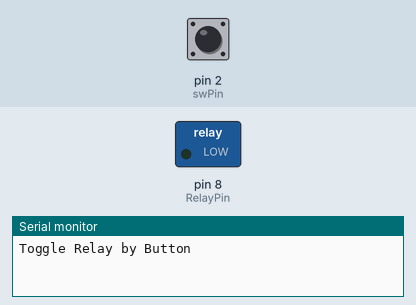
This sketch was run on a simulated Arduino Uno, built with avr-gcc and run on an emulated ATmega328P. Shown: switched loads named in the sketch (green lamp = pin HIGH), the last lines printed to the serial monitor. The inputs (shaded band) are chosen by the test bench; at power-on: pin 2 (swPin) HIGH.

Above: at 1.2 s.
1.3 s: pin 2 (swPin) pulled LOW for 0.15 s
At 2.4 s:
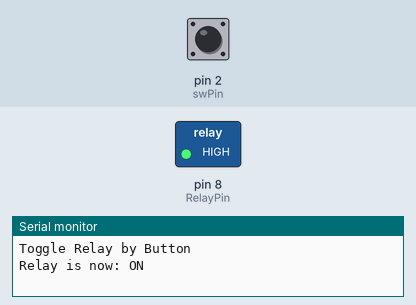
2.9 s: pin 2 (swPin) pulled LOW for 1 s
At 3.6 s:
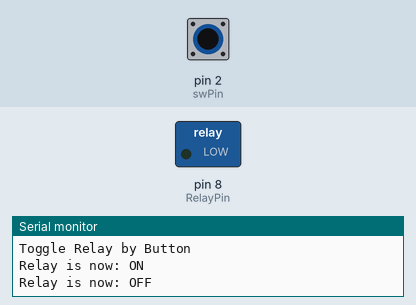
5.4 s: pin 2 (swPin) pulled LOW for 3.2 s
At 6.8 s:
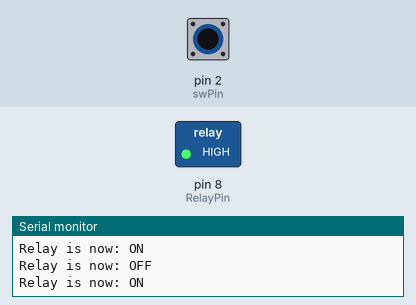
Timing chart, 0 to 8.4 s (numbered marks = the images above; inputs shaded):
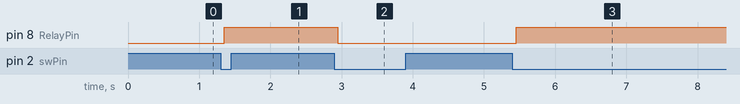

Measured:
- after the input at 1.3 s, pin 8 (RelayPin): LOW → HIGH after 0.05 s
- after the input at 2.9 s, pin 8 (RelayPin): HIGH → LOW after 0.05 s
- after the input at 5.4 s, pin 8 (RelayPin): LOW → HIGH after 0.05 s

The sketch:

SW_Relay.ino
```cpp
#define swPin 2
#define RelayPin 8
#define ledRPin 12

int buttonState = 1;        // สถานะปุ่มปัจจุบัน (เริ่มต้น HIGH เพราะใช้ INPUT_PULLUP)
int lastButtonReading = 1;  // ค่าที่อ่านได้ครั้งล่าสุด (ก่อน debounce)

int relayState = 0;          // เริ่มต้นให้รีเลย์ OFF
unsigned long lastDebounceTime = 0;
const unsigned long debounceDelay = 50;  // หน่วงกันเด้ง 50 ms

void setup() {
    pinMode(swPin,INPUT) ;
    pinMode(RelayPin,OUTPUT) ;

    digitalWrite(RelayPin,relayState); // ตั้งค่ารีเลย์เริ่มต้น (OFF)

    Serial.begin(9600);
    Serial.println("Toggle Relay by Button");

}

void loop() {
    int reading = digitalRead(swPin);

    Relay(reading) ;

}

void Relay(int reading) {
    if (reading != lastButtonReading) {
    lastDebounceTime = millis();   // จับเวลาไว้  ตั้งแต่เริ่ม ทำงาน
  }

  // ถ้าผ่านเวลา debounceDelay แล้ว สัญญาณนิ่งแล้ว
  if ((millis() - lastDebounceTime) > debounceDelay) {
    // และถ้าค่านี้ไม่เท่ากับ buttonState เดิม แสดงว่ามีการเปลี่ยนสถานะจริง
    if (reading != buttonState) {
      buttonState = reading;

      // ตรวจเฉพาะตอน "กดลง" (จาก HIGH -> LOW)
      if (buttonState == LOW) {
        // สลับสถานะรีเลย์ (ON <-> OFF)
        relayState = !relayState;
        digitalWrite(RelayPin, relayState);
        digitalWrite(ledRPin, relayState);

        Serial.print("Relay is now: ");
        Serial.println(relayState ? "ON" : "OFF");
      }
    }
  }

  // เก็บค่า reading ไว้ใช้เทียบรอบหน้า
  lastButtonReading = reading;
}
```
